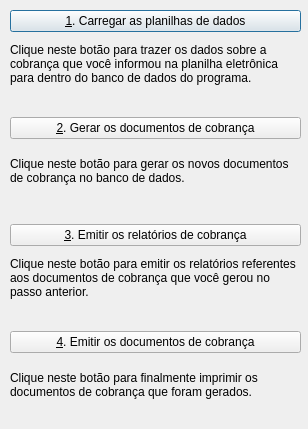
<ui version="4.0" >
 <class>Dialog</class>
 <widget class="QDialog" name="Dialog" >
  <property name="geometry" >
   <rect>
    <x>0</x>
    <y>0</y>
    <width>308</width>
    <height>429</height>
   </rect>
  </property>
  <property name="windowTitle" >
   <string>Emissão da Cobrança</string>
  </property>
  <widget class="QWidget" name="" >
   <property name="geometry" >
    <rect>
     <x>10</x>
     <y>10</y>
     <width>291</width>
     <height>401</height>
    </rect>
   </property>
   <layout class="QVBoxLayout" >
    <item>
     <widget class="QPushButton" name="pushButton" >
      <property name="text" >
       <string>&amp;1. Carregar as planilhas de dados</string>
      </property>
     </widget>
    </item>
    <item>
     <widget class="QLabel" name="label" >
      <property name="text" >
       <string>Clique neste botão para trazer os dados sobre a cobrança que você informou na planilha eletrônica  para dentro do banco de dados do programa.</string>
      </property>
      <property name="wordWrap" >
       <bool>true</bool>
      </property>
     </widget>
    </item>
    <item>
     <spacer>
      <property name="orientation" >
       <enum>Qt::Vertical</enum>
      </property>
      <property name="sizeType" >
       <enum>QSizePolicy::Fixed</enum>
      </property>
      <property name="sizeHint" >
       <size>
        <width>20</width>
        <height>21</height>
       </size>
      </property>
     </spacer>
    </item>
    <item>
     <widget class="QPushButton" name="pushButton_2" >
      <property name="text" >
       <string>&amp;2. Gerar os documentos de cobrança</string>
      </property>
     </widget>
    </item>
    <item>
     <widget class="QLabel" name="label_2" >
      <property name="text" >
       <string>Clique neste botão para gerar os novos documentos de cobrança no banco de dados.</string>
      </property>
      <property name="wordWrap" >
       <bool>true</bool>
      </property>
     </widget>
    </item>
    <item>
     <spacer>
      <property name="orientation" >
       <enum>Qt::Vertical</enum>
      </property>
      <property name="sizeType" >
       <enum>QSizePolicy::Fixed</enum>
      </property>
      <property name="sizeHint" >
       <size>
        <width>20</width>
        <height>21</height>
       </size>
      </property>
     </spacer>
    </item>
    <item>
     <widget class="QPushButton" name="pushButton_3" >
      <property name="text" >
       <string>&amp;3. Emitir os relatórios de cobrança</string>
      </property>
     </widget>
    </item>
    <item>
     <widget class="QLabel" name="label_3" >
      <property name="text" >
       <string>Clique neste botão para emitir os relatórios referentes aos documentos de cobrança que você gerou no passo anterior.</string>
      </property>
      <property name="wordWrap" >
       <bool>true</bool>
      </property>
     </widget>
    </item>
    <item>
     <spacer>
      <property name="orientation" >
       <enum>Qt::Vertical</enum>
      </property>
      <property name="sizeType" >
       <enum>QSizePolicy::Fixed</enum>
      </property>
      <property name="sizeHint" >
       <size>
        <width>20</width>
        <height>21</height>
       </size>
      </property>
     </spacer>
    </item>
    <item>
     <widget class="QPushButton" name="pushButton_4" >
      <property name="text" >
       <string>&amp;4. Emitir os documentos de cobrança</string>
      </property>
     </widget>
    </item>
    <item>
     <widget class="QLabel" name="label_4" >
      <property name="text" >
       <string>Clique neste botão para finalmente imprimir os documentos de cobrança que foram gerados.</string>
      </property>
      <property name="wordWrap" >
       <bool>true</bool>
      </property>
     </widget>
    </item>
   </layout>
  </widget>
 </widget>
 <resources/>
 <connections/>
</ui>
